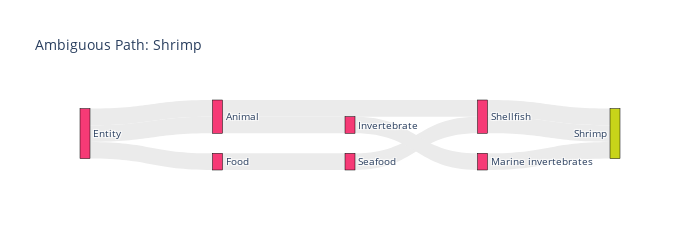
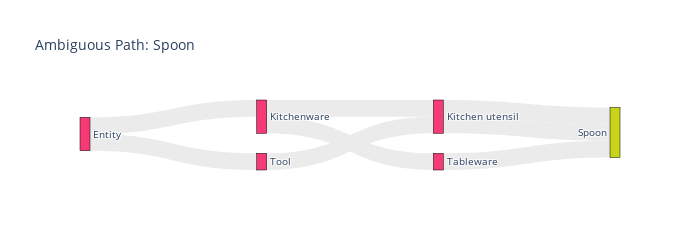
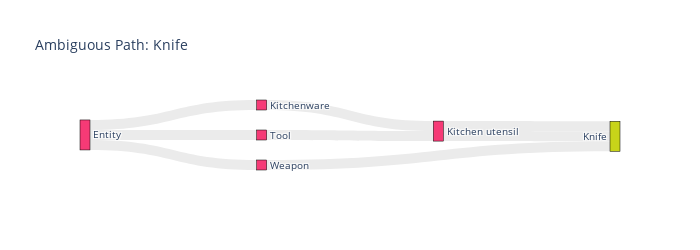
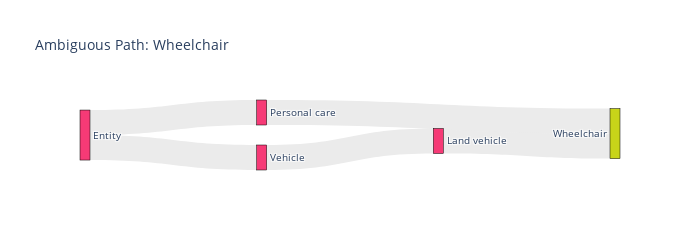

These figures' notebook cell, in order:
### Markdown cell above
Some classes have an ambiguous path, more than one parent. Because of that, we can not, for sure, say who is the parent of some node. The following visualization show this fact.

### Code cell
def sankey_ambiguous_node(node):
    df = df_enriched_classes
    
    lowest = df[df.Label == node]
    l1 = df[df.Label.isin(lowest.LabelParent.unique())]
    l2 = df[df.Label.isin(l1.LabelParent.unique())]
    l3 = df[df.Label.isin(l2.LabelParent.unique())]
    l4 = df[df.Label.isin(l3.LabelParent.unique())]
    l5 = df[df.Label.isin(l4.LabelParent.unique())]

    df_final = pd.concat([lowest, l1, l2, l3, l4, l5])

    (utils.create_sankey(df_final, 250, 700, df_enriched_classes,
                         f"Ambiguous Path: {node}",pad=20)
          .show())
    
sankey_ambiguous_node('Shrimp')
sankey_ambiguous_node('Spoon')
sankey_ambiguous_node('Knife')
sankey_ambiguous_node('Wheelchair')

### Figure 1 — Plotly figure (JSON) as saved in the notebook; plotly's stock layout.template omitted (floating-point values rounded to 4 significant figures; data arrays with more than 128 entries replaced by an {"elided": "..."} marker saying what was removed)
{"data": [{"link": {"color": "#ebebeb", "source": [510, 238, 510, 362, 267, 561, 193, 561, 0, 0, 0, -1, -1], "target": [582, 582, 582, 510, 238, 510, 362, 267, 561, 193, 561, 0, 0], "value": [1, 1, 1, 1, 1, 1, 1, 1, 1, 1, 1, 1, 1]}, "node": {"color": {"elided": "602 str values"}, "label": {"elided": "602 str values"}, "line": {"color": "black", "width": 0.5}, "pad": 20, "thickness": 10}, "type": "sankey", "valueformat": ".0f", "valuesuffix": "TWh"}], "layout": {"font": {"size": 10}, "height": 250, "title": {"text": "Ambiguous Path: Shrimp"}, "width": 700}}

### Figure 2 — Plotly figure (JSON) as saved in the notebook; plotly's stock layout.template omitted (floating-point values rounded to 4 significant figures; data arrays with more than 128 entries replaced by an {"elided": "..."} marker saying what was removed)
{"data": [{"link": {"color": "#ebebeb", "source": [239, 282, 239, 265, 265, 394, 0, 0, -1], "target": [469, 469, 469, 239, 282, 239, 265, 394, 0], "value": [1, 1, 1, 1, 1, 1, 1, 1, 1]}, "node": {"color": {"elided": "602 str values"}, "label": {"elided": "602 str values"}, "line": {"color": "black", "width": 0.5}, "pad": 20, "thickness": 10}, "type": "sankey", "valueformat": ".0f", "valuesuffix": "TWh"}], "layout": {"font": {"size": 10}, "height": 250, "title": {"text": "Ambiguous Path: Spoon"}, "width": 700}}

### Figure 3 — Plotly figure (JSON) as saved in the notebook; plotly's stock layout.template omitted (floating-point values rounded to 4 significant figures; data arrays with more than 128 entries replaced by an {"elided": "..."} marker saying what was removed)
{"data": [{"link": {"color": "#ebebeb", "source": [239, 239, 408, 265, 394, 0, 0, 0, -1, -1], "target": [285, 285, 285, 239, 239, 408, 265, 394, 0, 0], "value": [1, 1, 1, 1, 1, 1, 1, 1, 1, 1]}, "node": {"color": {"elided": "602 str values"}, "label": {"elided": "602 str values"}, "line": {"color": "black", "width": 0.5}, "pad": 20, "thickness": 10}, "type": "sankey", "valueformat": ".0f", "valuesuffix": "TWh"}], "layout": {"font": {"size": 10}, "height": 250, "title": {"text": "Ambiguous Path: Knife"}, "width": 700}}

### Figure 4 — Plotly figure (JSON) as saved in the notebook; plotly's stock layout.template omitted (floating-point values rounded to 4 significant figures; data arrays with more than 128 entries replaced by an {"elided": "..."} marker saying what was removed)
{"data": [{"link": {"color": "#ebebeb", "source": [103, 192, 404, 0, 0, -1, -1], "target": [597, 597, 103, 192, 404, 0, 0], "value": [1, 1, 1, 1, 1, 1, 1]}, "node": {"color": {"elided": "602 str values"}, "label": {"elided": "602 str values"}, "line": {"color": "black", "width": 0.5}, "pad": 20, "thickness": 10}, "type": "sankey", "valueformat": ".0f", "valuesuffix": "TWh"}], "layout": {"font": {"size": 10}, "height": 250, "title": {"text": "Ambiguous Path: Wheelchair"}, "width": 700}}
